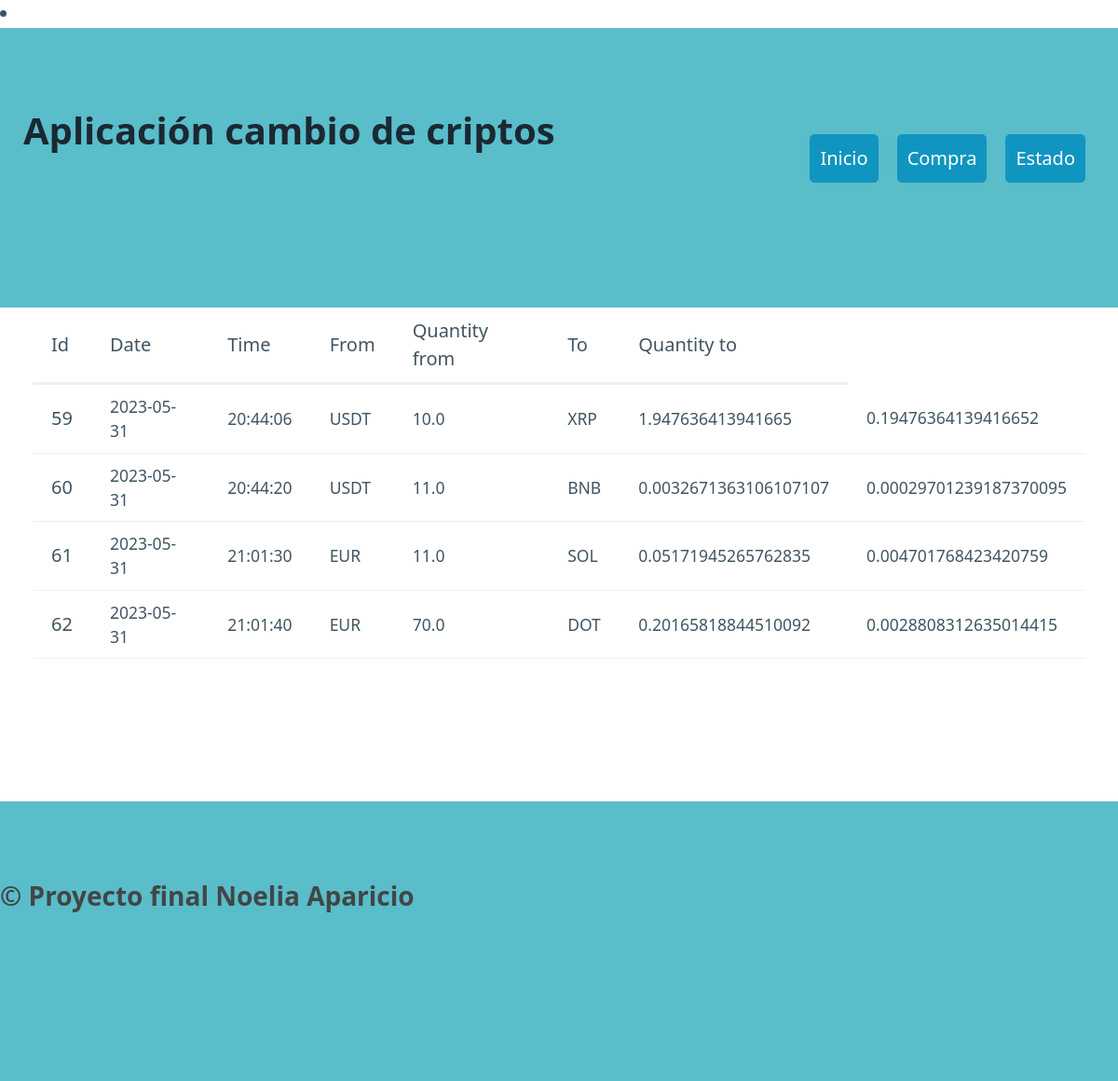
The page / on the database its author committed.
### tables this page shows
CREATE TABLE "mov_criptos" (
	"id"	INTEGER,
	"date"	TEXT NOT NULL,
	"time"	TEXT NOT NULL,
	"mfrom"	TEXT NOT NULL,
	"quantity_from"	REAL NOT NULL,
	"to"	TEXT NOT NULL,
	"quantity_to"	REAL NOT NULL,
	PRIMARY KEY("id" AUTOINCREMENT)
);

### flask_classic/routes.py (the view)
@app.route("/")
def index():
    dic_index = conexion_base()
    print(dic_index)
    no_data = False
    if not dic_index:
        no_data = True
        return render_template ("index.html", datos=dic_index, sin_data = no_data)
    else:
        return render_template ("index.html", datos=dic_index)

### flask_classic/models.py (called while the page is built)
def conexion_base(): #aqui hacemos la conexion con la base de datos
    conectar = Conexion ("SELECT * FROM mov_criptos;")
    fila = conectar.res.fetchall()
    columna = conectar.res.description
    li_diccionario=[]
    if fila:
        for f in fila:
            diccionario = {}
            posicion = 0
            for c in columna:
                diccionario[c[0]] = f[posicion]
                posicion += 1
            li_diccionario.append(diccionario)
    conectar.con.close() #cerramos la query
    return li_diccionario

### flask_classic/templates/index.html (shortened to what this page needs)
{% extends "base.html" %}
{% block section %}
    <div class="container" id="tabla">
        <table>
            <thead>
              <tr>
                <th scope="col">Id</th>
                <th scope="col">Date</th>
                <th scope="col">Time</th>
                <th scope="col">From</th>
                <th scope="col">Quantity from</th>
                <th scope="col">To</th>
                <th scope="col">Quantity to</th>
              </tr>
            </thead>
            <tbody>
                {% for item in datos %}
                    <tr>
                        <th>{{item.id}}</th>
                        <td>{{item.date}}</td>
                        <td>{{item.time}}</td>
                        <td>{{item.mfrom}}</td>
                        <td>{{item.quantity_from}}</td>
                        <td>{{item.to}}</td>
                        <td>{{item.quantity_to}}</td>
                        <td>{{item.quantity_to/item.quantity_from}}</td>
                    </tr>
                {% endfor %}
            </tbody>
        </table>
    </div>
{% endblock %}

### flask_classic/templates/base.html (shortened to what this page needs)
<!DOCTYPE html>
<html lang="en">
<head>
    <link rel="stylesheet" href="/static/pico.css">
    <link rel="stylesheet" href="/static/styles.css">
    <li><link rel="stylesheet" href="https://fonts.googleapis.com/css2?family=Material+Symbols+Outlined:opsz,wght,FILL,GRAD@48,400,0,0" /></li>
</head>
<body>
    <header>
        <div class="container">
            <nav>
                <ul>
                    <h1>Aplicación cambio de criptos</h1>
                </ul>
                <ul>
                    <li><a href="/" role="button">Inicio</a></li>
                    <li><a href="/purchase" role="button">Compra</a></li>
                    <li><a href="/status" role="button">Estado</a></li>
                </ul>
            </nav>
        </div>
    </header>
    <section class="container">
        {% block section %}
        {% endblock %}
    </section>
    <footer>
            &copy; Proyecto final Noelia Aparicio
    </footer>

### flask_classic/static/styles.css (style rules this page uses)
header, footer { background-color: #5abdca; color: #424646; font-size: 1.4em; font-weight: bold; height: 300px; }
body { min-height: 100vh; display: grid; grid-template-rows: auto auto 1fr auto; margin: 0; }
#tabla { height: 450px; }

### rows shown on the page
mov_criptos: id "59", date "2023-05-31", time "20:44:06", mfrom "USDT", quantity_from "10.0", to "XRP", quantity_to "1.947636413941665", item.quantity_to/item.quantity_from "0.19476364139416652"
mov_criptos: id "60", date "2023-05-31", time "20:44:20", mfrom "USDT", quantity_from "11.0", to "BNB", quantity_to "0.0032671363106107107", item.quantity_to/item.quantity_from "0.00029701239187370095"
mov_criptos: id "61", date "2023-05-31", time "21:01:30", mfrom "EUR", quantity_from "11.0", to "SOL", quantity_to "0.05171945265762835", item.quantity_to/item.quantity_from "0.004701768423420759"
mov_criptos: id "62", date "2023-05-31", time "21:01:40", mfrom "EUR", quantity_from "70.0", to "DOT", quantity_to "0.20165818844510092", item.quantity_to/item.quantity_from "0.0028808312635014415"
